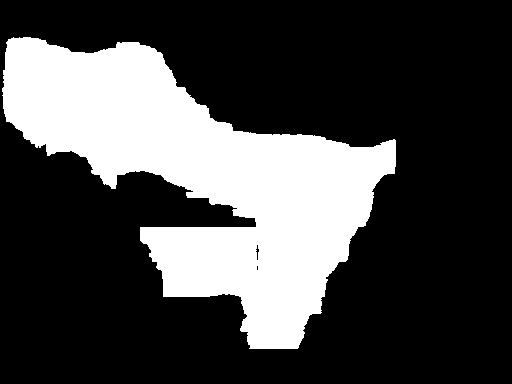
//> input picture scenic/test/test_mask_road.png, 512 x 384 px
$ ./test_lloyds   (built with g++ and OpenCV 4)
//> lines starting //> are read from the running program, lines starting //| are printed output that depends on the picture; after the words box and inside, x2 and y2 are one past the last pixel; in counts of white or black regions, pixels touching at a corner belong together
#include <opencv2/opencv.hpp>
#include <vector>
#include <limits>
#include <numeric>

struct KMeansResult {
    std::vector<cv::Point2f> centroids;
    std::vector<int> labels;
    double inertia;
};

KMeansResult lloydsAlgorithmWithFixedCentroids(
    const std::vector<cv::Point2f>& points,
    const std::vector<cv::Point2f>& fixedCentroids,
    int numNewCentroids,
    int maxIterations = 100,
    double tolerance = 1e-4) {

    if (points.empty() || numNewCentroids < 0) {
        throw std::invalid_argument("Invalid input parameters");
    }

    int numFixed = fixedCentroids.size();
    int k = numFixed + numNewCentroids;

    // Step 1: Initialize centroids
    // First add the fixed centroids
    std::vector<cv::Point2f> centroids = fixedCentroids;

    // Then initialize new centroids randomly
    std::vector<int> randomIndices;
    for (int i = 0; i < points.size(); i++) {
        randomIndices.push_back(i);
    }
    std::random_shuffle(randomIndices.begin(), randomIndices.end());

    for (int i = 0; i < numNewCentroids && i < points.size(); i++) {
        centroids.push_back(points[randomIndices[i]]);
    }

    std::vector<int> labels(points.size());

    // Lloyd's algorithm iterations
    for (int iter = 0; iter < maxIterations; iter++) {

        // Step 2: Assignment step - assign each point to nearest centroid
        for (size_t i = 0; i < points.size(); i++) {
            float minDist = std::numeric_limits<float>::max();
            int bestCluster = 0;

            for (int j = 0; j < k; j++) {
                float dist = cv::norm(points[i] - centroids[j]);
                if (dist < minDist) {
                    minDist = dist;
                    bestCluster = j;
                }
            }

            labels[i] = bestCluster;
        }

        // Step 3: Update step - recompute centroids
        std::vector<cv::Point2f> newCentroids(k, cv::Point2f(0, 0));
        std::vector<int> clusterSizes(k, 0);

        // Sum up all points in each cluster
        for (size_t i = 0; i < points.size(); i++) {
            int cluster = labels[i];
            newCentroids[cluster] += points[i];
            clusterSizes[cluster]++;
        }

        // Compute mean for each cluster
        for (int j = 0; j < k; j++) {
            if (j < numFixed) {
                // Keep fixed centroids unchanged
                newCentroids[j] = centroids[j];
            } else {
                // Update new centroids
                if (clusterSizes[j] > 0) {
                    newCentroids[j] *= (1.0f / clusterSizes[j]);
                } else {
                    // Handle empty cluster - reinitialize randomly
                    newCentroids[j] = points[rand() % points.size()];
                }
            }
        }

        // Step 4: Check for convergence (only check new centroids)
        double maxShift = 0.0;
        for (int j = numFixed; j < k; j++) {
            double shift = cv::norm(newCentroids[j] - centroids[j]);
            maxShift = std::max(maxShift, shift);
        }

        centroids = newCentroids;

        if (maxShift < tolerance) {
            std::cout << "Converged after " << iter + 1 << " iterations" << std::endl;
            break;
        }
    }

    // Calculate final inertia
    double inertia = 0.0;
    for (size_t i = 0; i < points.size(); i++) {
        double dist = cv::norm(points[i] - centroids[labels[i]]);
        inertia += dist * dist;
    }

    return {centroids, labels, inertia};
}

int main() {
    // Load binary mask
    cv::Mat mask = cv::imread("../test/test_mask_road.png", cv::IMREAD_GRAYSCALE);
//> mask: 384 rows x 512 cols, CV_8UC1; 27.6% white; 1 white region, box (x1, y1, x2, y2) and area: (2, 37, 396, 349) 54267

    if (mask.empty()) {
        std::cerr << "Error: Could not load mask image" << std::endl;
        return -1;
    }

    // Convert mask to binary (0 or 1) if needed
    cv::threshold(mask, mask, 127, 1, cv::THRESH_BINARY);

    // Extract foreground pixels (value=1) as points
    auto startExtract = std::chrono::high_resolution_clock::now();

    std::vector<cv::Point2f> points;
    for (int y = 0; y < mask.rows; y++) {
        for (int x = 0; x < mask.cols; x++) {
            if (mask.at<uchar>(y, x) == 1) {
                points.push_back(cv::Point2f(x, y));
            }
        }
    }
//> after the loop, points = 54267 items

    auto endExtract = std::chrono::high_resolution_clock::now();
    std::chrono::duration<double, std::milli> extractTime = endExtract - startExtract;

    std::cout << "Found " << points.size() << " foreground pixels" << std::endl;
//| Found 54267 foreground pixels
    std::cout << "Extraction time: " << extractTime.count() << " ms" << std::endl;

    if (points.empty()) {
        std::cerr << "Error: No foreground pixels found in mask" << std::endl;
        return -1;
    }

    // Define fixed centroids
    std::vector<cv::Point2f> fixedCentroids = {
        cv::Point2f(314.797, 189.693),
        cv::Point2f(245.182, 275.348)
    };

    // Run Lloyd's algorithm with 2 fixed centroids and 2 new centroids
    int numNewCentroids = 2;

    auto startKmeans = std::chrono::high_resolution_clock::now();
    KMeansResult result = lloydsAlgorithmWithFixedCentroids(points, fixedCentroids, numNewCentroids);
//> the loop in lloydsAlgorithmWithFixedCentroids, `for (int i = 0; i < numNewCentroids && i < points.size(); i++)` made 2 passes
//> the loop in lloydsAlgorithmWithFixedCentroids, `for (int iter = 0; iter < maxIterations; iter++)` made 38 passes
//> maxShift on pass 1: 74.33
//> the loop in lloydsAlgorithmWithFixedCentroids, `for (size_t i = 0; i < points.size(); i++)` made 54267 passes
//> (dist, inertia) on passes 1 to 3: (82.48, 6802.5), (78.27, 12929.1), (75.6, 18644.9)
//> after the loop in lloydsAlgorithmWithFixedCentroids, `for (size_t i = 0; i < points.size(); i++)`: inertia = 141452474.8
    auto endKmeans = std::chrono::high_resolution_clock::now();

    std::chrono::duration<double, std::milli> kmeansTime = endKmeans - startKmeans;

    std::cout << "\nFixed centroids:" << std::endl;
    for (size_t i = 0; i < fixedCentroids.size(); i++) {
        std::cout << "  Cluster " << i << " (FIXED): ("
                  << result.centroids[i].x << ", "
                  << result.centroids[i].y << ")" << std::endl;
    }
//> this loop made 2 passes
//|   Cluster 0 (FIXED): (314.797, 189.693)
//|   Cluster 1 (FIXED): (245.182, 275.348)

    std::cout << "\nNew centroids:" << std::endl;
    for (size_t i = fixedCentroids.size(); i < result.centroids.size(); i++) {
        std::cout << "  Cluster " << i << " (NEW): ("
                  << result.centroids[i].x << ", "
                  << result.centroids[i].y << ")" << std::endl;
    }

    std::cout << "\nInertia: " << result.inertia << std::endl;
//| Inertia: 1.41452e+08
    std::cout << "K-means compute time: " << kmeansTime.count() << " ms" << std::endl;

    auto totalTime = extractTime + kmeansTime;
    std::cout << "Total compute time: " << totalTime.count() << " ms" << std::endl;

    // Visualize results - create RGB image from mask
    cv::Mat image;
    cv::cvtColor(mask * 255, image, cv::COLOR_GRAY2BGR);
//> image is the input picture: 384 rows x 512 cols, CV_8UC3; 27.6% white; 1 white region, box (x1, y1, x2, y2) and area: (2, 37, 396, 349) 54267

    cv::Scalar colors[] = {cv::Scalar(255, 0, 0),   // Blue - Fixed
                          cv::Scalar(0, 255, 0),     // Green - Fixed
                          cv::Scalar(0, 0, 255),     // Red - New
                          cv::Scalar(255, 255, 0)};  // Cyan - New

    // Draw clustered points
    for (size_t i = 0; i < points.size(); i++) {
        cv::circle(image, points[i], 1, colors[result.labels[i]], -1);
    }
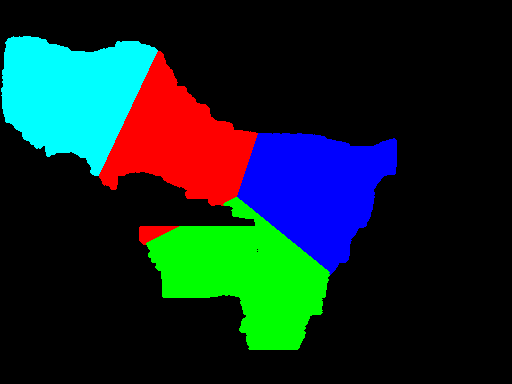
//> image: 384 rows x 512 cols, CV_8UC3; mean B, G, R 36.5, 37.8, 16.4

    // Draw centroids
    for (size_t i = 0; i < result.centroids.size(); i++) {
        if (i < fixedCentroids.size()) {
            // Draw fixed centroids with a square
            cv::rectangle(image,
                         cv::Point(result.centroids[i].x - 8, result.centroids[i].y - 8),
                         cv::Point(result.centroids[i].x + 8, result.centroids[i].y + 8),
                         cv::Scalar(0, 0, 0), 2);
            cv::rectangle(image,
                         cv::Point(result.centroids[i].x - 6, result.centroids[i].y - 6),
                         cv::Point(result.centroids[i].x + 6, result.centroids[i].y + 6),
                         colors[i], -1);
        } else {
            // Draw new centroids with a circle
            cv::circle(image, result.centroids[i], 10, cv::Scalar(0, 0, 0), 2);
            cv::circle(image, result.centroids[i], 8, colors[i], -1);
        }
    }
//> this loop made 4 passes
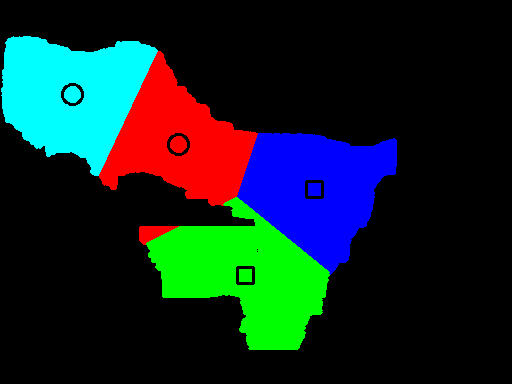
//> image: 384 rows x 512 cols, CV_8UC3; 0.39% of pixels changed, all inside (x1, y1, x2, y2) = (61, 83, 324, 285)

    cv::imshow("K-means Clustering on Mask", image);
    cv::waitKey(0);

    return 0;
}
